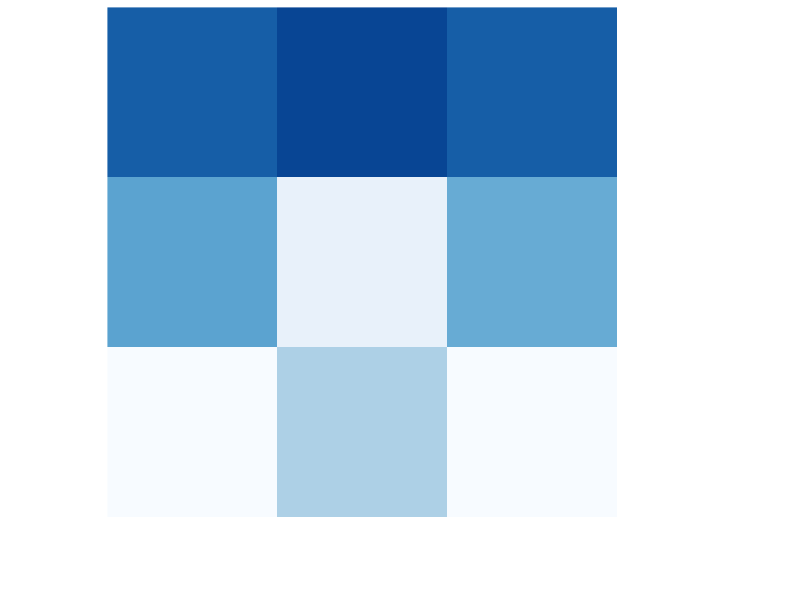

Source code (R):
require(RColorBrewer)

set.seed(5)

d = runif(9)
d_matrix = matrix(d, ncol = 3)

# png(filename = "./heatmap_favicon.png", res = 300)

heatmap(d_matrix, Colv = NA, Rowv = NA, 
        labRow = NA, labCol = NA, 
        scale="column",
        col= colorRampPalette(brewer.pal(8, "Blues"))(25))

# dev.off()
